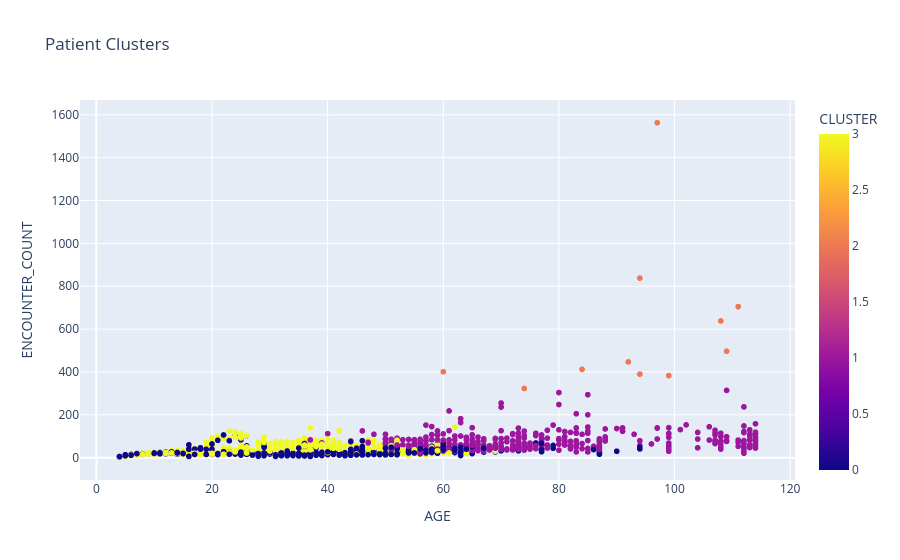

Notebook code for this chart:
### Code cell
fig = px.scatter(
    patient_features,
    x="AGE",
    y="ENCOUNTER_COUNT",
    color="CLUSTER",
    hover_data=[
        "DIAGNOSIS_COUNT",
        "MEDICATION_COUNT",
        "PROCEDURE_COUNT",
        "HEALTHCARE_EXPENSES"
    ],
    title="Patient Clusters"
)

fig.show()

### Figure 1 — Plotly figure (JSON) as saved in the notebook; plotly's stock layout.template omitted (floating-point values rounded to 4 significant figures; data arrays with more than 128 entries replaced by an {"elided": "..."} marker saying what was removed)
{"data": [{"customdata": {"elided": "1163x4 float values"}, "hovertemplate": "AGE=%{x}<br>ENCOUNTER_COUNT=%{y}<br>DIAGNOSIS_COUNT=%{customdata[0]}<br>MEDICATION_COUNT=%{customdata[1]}<br>PROCEDURE_COUNT=%{customdata[2]}<br>HEALTHCARE_EXPENSES=%{customdata[3]}<br>CLUSTER=%{marker.color}<extra></extra>", "legendgroup": "", "marker": {"color": {"elided": "1163 int values"}, "coloraxis": "coloraxis", "symbol": "circle"}, "mode": "markers", "name": "", "showlegend": false, "type": "scattergl", "x": {"elided": "1163 int values"}, "xaxis": "x", "y": {"elided": "1163 int values"}, "yaxis": "y"}], "layout": {"coloraxis": {"colorbar": {"title": {"text": "CLUSTER"}}, "colorscale": [[0, "#0d0887"], [0.1111, "#46039f"], [0.2222, "#7201a8"], [0.3333, "#9c179e"], [0.4444, "#bd3786"], [0.5556, "#d8576b"], [0.6667, "#ed7953"], [0.7778, "#fb9f3a"], [0.8889, "#fdca26"], [1, "#f0f921"]]}, "legend": {"tracegroupgap": 0}, "title": {"text": "Patient Clusters"}, "xaxis": {"anchor": "y", "domain": [0, 1], "title": {"text": "AGE"}}, "yaxis": {"anchor": "x", "domain": [0, 1], "title": {"text": "ENCOUNTER_COUNT"}}}}
